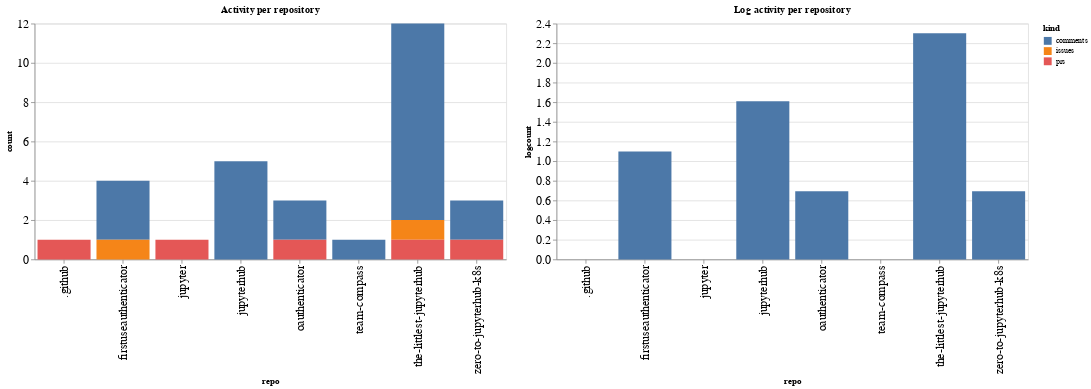

Notebook cell for this chart:
### Code cell
ch1 = alt.Chart(repo_summaries, width=600, title="Activity per repository").mark_bar().encode(
    x='repo',
    y='count',
    color='kind',
    tooltip="kind"
)

ch2 = alt.Chart(repo_summaries, width=600, title="Log activity per repository").mark_bar().encode(
    x='repo',
    y='logcount',
    color='kind',
    tooltip="kind"
)

ch1 | ch2

### Figure 1 — Vega-Lite specification as saved in the notebook (floating-point values rounded to 4 significant figures)
{"config": {"axisLeft": {"labelFontSize": 15}, "axisBottom": {"labelFontSize": 15}}, "hconcat": [{"mark": "bar", "encoding": {"color": {"type": "nominal", "field": "kind"}, "tooltip": {"type": "nominal", "field": "kind"}, "x": {"type": "nominal", "field": "repo"}, "y": {"type": "quantitative", "field": "count"}}, "title": "Activity per repository", "width": 600}, {"mark": "bar", "encoding": {"color": {"type": "nominal", "field": "kind"}, "tooltip": {"type": "nominal", "field": "kind"}, "x": {"type": "nominal", "field": "repo"}, "y": {"type": "quantitative", "field": "logcount"}}, "title": "Log activity per repository", "width": 600}], "data": {"name": "data-0fd69f4fb300e8df61e3c5e0d2841126"}, "$schema": "https://vega.github.io/schema/vega-lite/v4.8.1.json", "datasets": {"data-0fd69f4fb300e8df61e3c5e0d2841126": [{"repo": ".github", "kind": "prs", "count": 1, "logcount": 0.0}, {"repo": "firstuseauthenticator", "kind": "comments", "count": 3, "logcount": 1.099}, {"repo": "firstuseauthenticator", "kind": "issues", "count": 1, "logcount": 0.0}, {"repo": "jupyter", "kind": "prs", "count": 1, "logcount": 0.0}, {"repo": "jupyterhub", "kind": "comments", "count": 5, "logcount": 1.609}, {"repo": "oauthenticator", "kind": "comments", "count": 2, "logcount": 0.6931}, {"repo": "oauthenticator", "kind": "prs", "count": 1, "logcount": 0.0}, {"repo": "team-compass", "kind": "comments", "count": 1, "logcount": 0.0}, {"repo": "the-littlest-jupyterhub", "kind": "comments", "count": 10, "logcount": 2.303}, {"repo": "the-littlest-jupyterhub", "kind": "issues", "count": 1, "logcount": 0.0}, {"repo": "the-littlest-jupyterhub", "kind": "prs", "count": 1, "logcount": 0.0}, {"repo": "zero-to-jupyterhub-k8s", "kind": "comments", "count": 2, "logcount": 0.6931}, {"repo": "zero-to-jupyterhub-k8s", "kind": "prs", "count": 1, "logcount": 0.0}]}}
